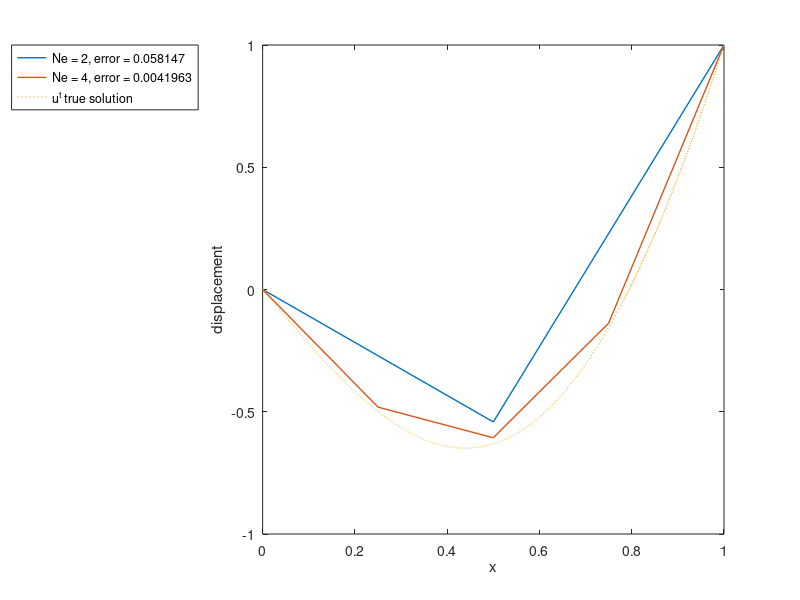
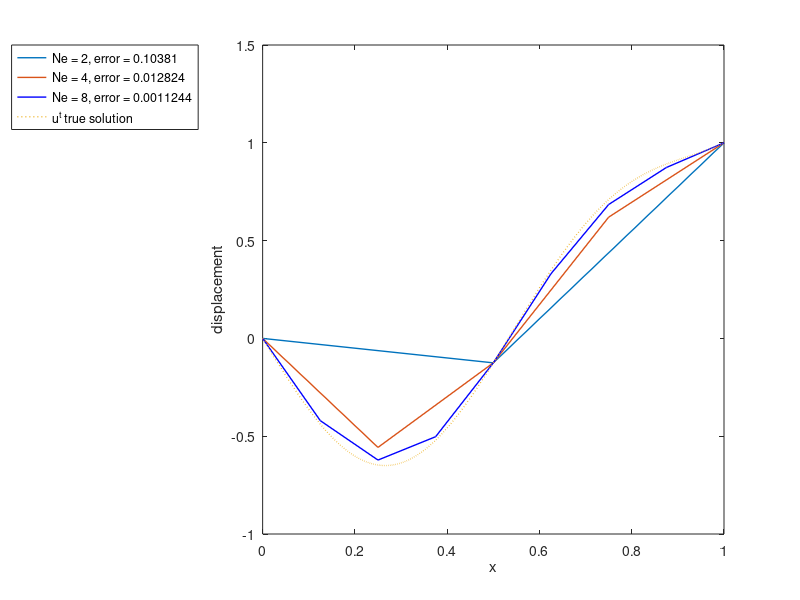
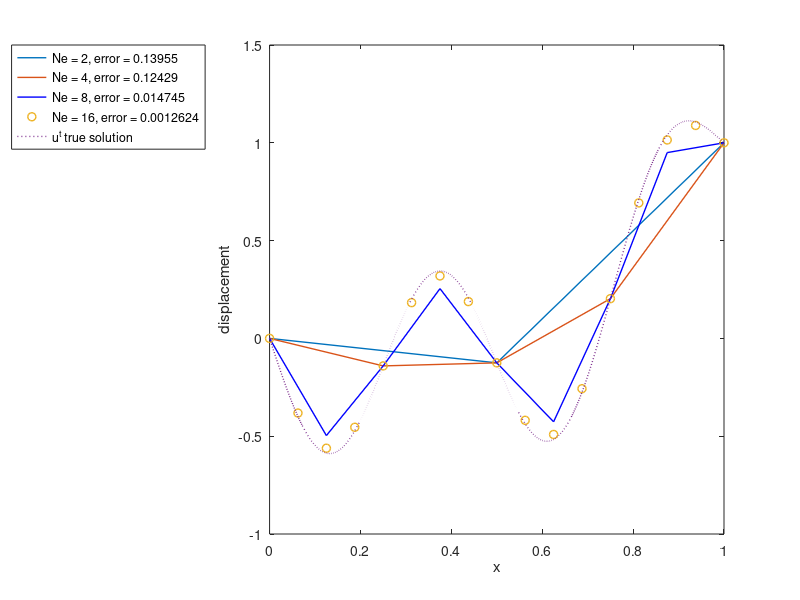
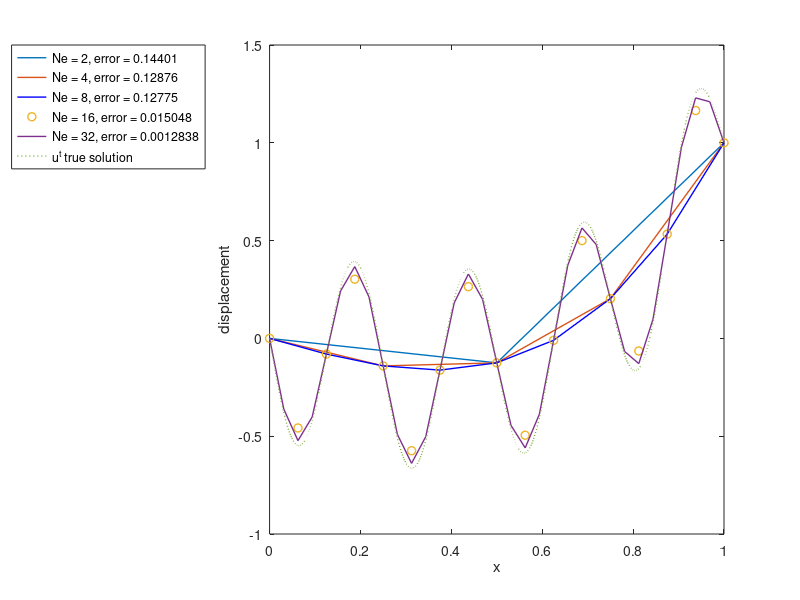

Here is the MATLAB script that generated these plots, in order: (Note: this script raises an error after producing the figures.)
%%%%%%%%%%%%%%%%%%%%%%%%%%%%%%%%%%%%%%%%%%%%%%%%%%%%%%%%%%%%%%%%%%%%%%%%%%%
%Ghaida El-Saied
%Project 1
%Finite Element Analysis
%University of California at Berkeley

% Force is given
% A program to solve the fh = -(k^2*sin((pi*k*xh)/L))/A - (2*xh)/A;
% Boundary value problem

% Conditions
% global stiffness = 1
%%%%%%%%%%%%%%%%%%%%%%%%%%%%%%%%%%%%%%%%%%%%%%%%%%%%%%%%%%%%%%%%%%%%%%%%%%%

% Define Boundary conditions
%L=length, A = amplitude, u0 and uL are first and second boundary
%conditions respectively

A = 0.2; L= 1; u0 = 0; uL = 1; 

%BVP
%fh = -(k^2*sin((pi*k*xh)/L))/A - (2*xh)/A;
%true solution
%u_t = (x/L) + (x/(3.*A)).*(x.^2 - L.^2) - (L.^2/(A.*pi.^2)).*sin((pi.*k.*x)/L); 


%k and ne (number of elements) values:
k = [1 2 4 8 16 32]; % test value of 'wave num/2' (wave number = 1/wave length)
ne = [2 4 8 16 32 64 128 256 512 1024 2048]; % # of nodes
test_array = [1 1 1 1 1 1 1 1 1 1 1];


%setting up array for plotting
count = 1; 
label = cell(1,count);
bar_x = zeros(1,6);
bar_y = zeros(1,6); 
i=1;

%plot style
plot_style = ["-","-bo","-rs","-m^","-cx","--g+","--y*","k."];


%displaying figure for k values - is outputted below
for ii = 1:length(k)
  figure(ii);     
  
  for j = 1:length(ne) % Ne values to loop around
    %Global Matrices: stiffness = K, Force = F, Displacement = D
    K = zeros(ne(j) + 1, ne(j) + 1); % global stiffness matrix
    F = zeros(ne(j) + 1, 1); 
    D = zeros(ne(j) + 1, 1);

    % create a mesh
    he = 1/ne(j); % length of each elements
    xh = 0:he:L; % location of each nodes
    
    fh = -(k(ii)^2*sin((pi*k(ii)*xh)/L))/A - (2*xh)/A;

    e =1;
    while e <= ne(j) %loops over the ne matrix
      K_local = 1/he * [1 -1; -1 1]; % local stiffness matrix (stiffness = E*A/L, In this prob., total stiff of the beam is 1. local stiffness = 1/L)

      % discrete forces at each node:
      f_left = fh(e); f_right = fh(e+1);

      % force for each element: %%%%%%%%%%%%%%%%%%%%%%%%%%%%%%%%%%%%%%%%%%%%%%%%%%%
      f_e = he/6 * [2 1;1 2] * [f_left; f_right]; 

      %creating force vectors
      if e == 1 
        f_e = f_e - u0 * K_local(:,1);
      end
      if e == ne(j)
        f_e = f_e - uL * K_local(:,2); 
      end

      %combining stiffness and force elemennts
      K(e:e+1, e: e+1) = K(e:e+1, e: e+1) + K_local;
      F(e:e+1) = F(e:e+1) + f_e;
      e = e + 1;
    end
        
    %Displacement
    D(1) = 0;
    D(ne(j) + 1) = 1;
    D(2:ne(j)) = K(2:ne(j), 2:ne(j))\F(2:ne(j));  
   
    plot(xh, D, plot_style(j),'Linewidth',1)
    hold on;

    %calculating error for each # of elements and k value  
    x = 0:L/1000:L;
    u_h = interp1(xh,D,x);
    u_t = (x/L) + (x/(3.*A)).*(x.^2 - L.^2) - (L.^2/(A.*pi.^2)).*sin((pi.*k(ii).*x)/L);
    diff = (u_t - u_h).^2; 
	error = trapz(x,diff);
    label{1,count} = ['Ne = ' num2str(ne(j)) ', '  'error = ' num2str(error)];
    if error <= 0.01
      % tolerance = error;
      bar_x(1,i) = k(ii);
      bar_y(1,i) = ne(j); 
      count = 1;
      i = i+1;
      break;
    end
    count = count +1;
  end

  %plot for true solution:
  
  hold on;
  plot(x,u_t,':','Linewidth',1)
  legend([label,'u^t true solution']);
  legend('Location', 'NorthWestOutside');
  xlabel('x'); ylabel('displacement');

  saveas(figure(ii),['figures_Project1/fig' num2str(ii) '.png']);
end

figure(length(k)+1);;
cat = categorical(bar_x);
bar(cat,bar_y); 
grid on;
xlabel('K');ylabel('number of elements ne');
title('K vs. ne');

saveas(figure(length(k)+1),['figures_Project1/fig' num2str(length(k)+1) '.png']);

fprintf('# ===== SUCCESS to run "Project1.m" ===== #\n\n');

quit;
